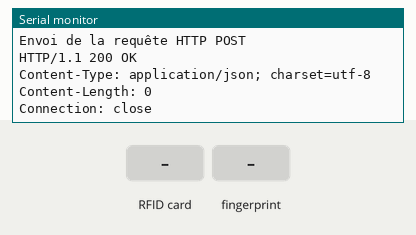
This sketch was run on a simulated ESP8266 (NodeMCU). Shown: the last lines printed to the serial monitor. The inputs (shaded band) are chosen by the test bench. WiFi joins after 1.5 s; servers stay silent unless stated; uploads are accepted with an empty reply; web services answer with replies made up by the test bench.

Above: at 4.7 s.
4.8 s: RFID card 5E 7A 19 C4 held to the reader
At 6.08 s:
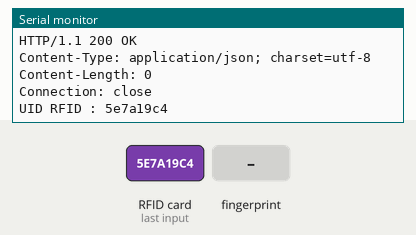
7.4 s: finger stored as number 1 placed on the sensor
At 9.01 s:
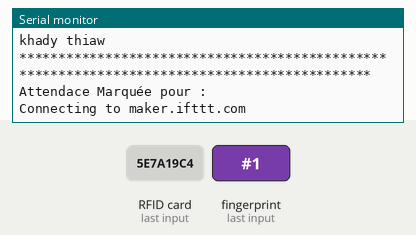

Measured:
- after the input at 4.8 s, the serial monitor: prints a new line after 1.1 s (image 1)
- after the input at 7.4 s, the serial monitor: prints a new line after 1.4 s (image 2)

The sketch:

rfid_fingerprint_django.ino
```cpp
#include <ESP8266WiFi.h>
#include <WiFiClient.h>
#include <SPI.h>
#include <MFRC522.h>
#include <Adafruit_Fingerprint.h>
#include <SoftwareSerial.h>

const char* ssid = "Xarala";
const char* password = "H@ckit21";
const char* host = "192.168.1.175";  // Adresse IP de votre serveur Django
const int port = 8000;  // Port utilisé par votre serveur Django

#define SS_PIN D8
#define RST_PIN D3
MFRC522 rfid(SS_PIN, RST_PIN);

#define Finger_Rx 12 //D5
#define Finger_Tx 14 // D6
SoftwareSerial mySerial(12, 14);

Adafruit_Fingerprint finger = Adafruit_Fingerprint(&mySerial);

String Event_Name = "Fingerprint";
String Key = "dn2QeEZAcWFFqwDdAitOyY";
const char* server = "maker.ifttt.com";
String resource = "/trigger/" + Event_Name + "/with/key/" + Key;

const char* NAME; // Variable pour le nom à envoyer à IFTTT
const char* ID;   // Variable pour l'ID à envoyer à IFTTT
// Function prototype for sendPostRequest
void sendPostRequest(String uid, String fingerprintID);


void setup() {
  Serial.begin(115200);
  mySerial.begin(57600);

  WiFi.mode(WIFI_OFF);
  delay(1000);
  WiFi.mode(WIFI_STA);
  WiFi.begin(ssid, password);

  while (WiFi.status() != WL_CONNECTED) {
    delay(500);
    Serial.print(".");
  }

  Serial.println("");
  Serial.println("WiFi connecté");

  SPI.begin();
  rfid.PCD_Init();
  finger.begin(57600);

  if (finger.verifyPassword()) {
    Serial.println("Capteur d'empreintes digitales trouvé !");
  } else {
    Serial.println("Capteur d'empreintes digitales non trouvé :(");
    while (1);
  }

  finger.getTemplateCount();
  Serial.print("Le capteur contient "); Serial.print(finger.templateCount); Serial.println(" templates");
  Serial.println("En attente d'une empreinte digitale valide...");

  Serial.print("IP address: ");
  Serial.println(WiFi.localIP());
}

void loop() {
  // Lecture RFID
  if (rfid.PICC_IsNewCardPresent() && rfid.PICC_ReadCardSerial()) {
    String uid = "";
    for (byte i = 0; i < rfid.uid.size; i++) {
      uid += String(rfid.uid.uidByte[i] < 0x10 ? "0" : "");
      uid += String(rfid.uid.uidByte[i], HEX);
    }
    Serial.print("UID RFID : ");
    Serial.println(uid);
    sendPostRequest(uid, ""); // Envoi des données RFID avec ID de l'empreinte vide
  }

  String uid= "gfgedyhnb";
  Serial.print("UID RFID : ");
  Serial.println(uid);
  sendPostRequest(uid, ""); // Envoi des données RFID avec ID de l'empreinte vide


  // Lecture des empreintes digitales
  getFingerprintIDez(); // Récupération de l'ID de l'empreinte digitale
  if (finger.fingerID != 0 && finger.confidence >= 60) {
    // Assignation des valeurs NAME et ID en fonction de finger.fingerID
    switch (finger.fingerID) {
      case 1:
        NAME = "khady thiaw";
        ID = "1";
        break;
      case 2:
        NAME = "maguette seye";
        ID = "2";
        break;
      case 3:
        NAME = "MAG";
        ID = "3";
        break;
      case 4:
        NAME = "oumy thiam";
        ID = "4";
        break;
      case 5:
        NAME = "fatima sene";
        ID = "5";
        break;
      default:
        break;
    }
    Serial.println("Attendace Marquée pour : ");
    Serial.println("********************************************************************************************");
    Serial.println(NAME);
    Serial.println("********************************************************************************************");
    Serial.println("Attendace Marquée pour : ");
    makeIFTTTRequest(); // Envoi des données d'empreinte digitale à IFTTT
    sendPostRequest("", String(finger.fingerID)); // Envoi de l'ID de l'empreinte digitale avec UID vide
    finger.fingerID = 0; // Réinitialisation de l'empreinte digitale ID après envoi
  }

  delay(1000);  // Attente avant la prochaine itération
}

void sendPostRequest(String uid, String fingerprintID) {
  WiFiClient client;

  if (!client.connect(host, port)) {
    Serial.println("Connexion échouée");
    return;
  }

  String url = "/receive_rfid_data/";
  String postData = "uid=" + uid+ "&fingerprint_id=" + fingerprintID;

  Serial.println("Envoi de la requête HTTP POST");
  client.println("POST " + url + " HTTP/1.1");
  client.println("Host: " + String(host));
  client.println("Content-Type: application/x-www-form-urlencoded");
  client.println("Content-Length: " + String(postData.length()));
  client.println();
  client.println(postData);

  while (client.available()) {
    String response = client.readStringUntil('\r');
    Serial.println(response);
  }
  delay(10);
}

void makeIFTTTRequest() {
  Serial.print("Connecting to ");
  Serial.print(server);

  WiFiClient client;
  int retries = 5;
  while (!!!client.connect(server, 80) && (retries-- > 0)) {
    Serial.print(".");
  }
  Serial.println();
  if (!!!client.connected()) {
    Serial.println("Failed to connect...");
  }

  Serial.print("Request resource: ");
  Serial.println(resource);

  String jsonObject = String("{\"value1\":\"") + NAME + "\",\"value2\":\"" + ID + "\"}";

  client.println(String("POST ") + resource + " HTTP/1.1");
  client.println(String("Host: ") + server);
  client.println("Connection: close\r\nContent-Type: application/json");
  client.print("Content-Length: ");
  client.println(jsonObject.length());
  client.println();
  client.println(jsonObject);

  int timeout = 5 * 10; // 5 seconds
  while (!!!client.available() && (timeout-- > 0)) {
    delay(100);
  }
  if (!!!client.available()) {
    Serial.println("No response...");
  }
  while (client.available()) {
    Serial.write(client.read());
  }

  Serial.println("\nclosing connection");
  client.stop();
}

uint8_t getFingerprintIDez() {
  uint8_t p = finger.getImage();
  if (p != FINGERPRINT_OK)  return -1;

  p = finger.image2Tz();
  if (p != FINGERPRINT_OK)  return -1;

  p = finger.fingerFastSearch();
  if (p != FINGERPRINT_OK)  return -1;

  Serial.print("Found ID #"); Serial.print(finger.fingerID);
  Serial.print(" with confidence of "); Serial.println(finger.confidence);
  return finger.fingerID;
}
```
